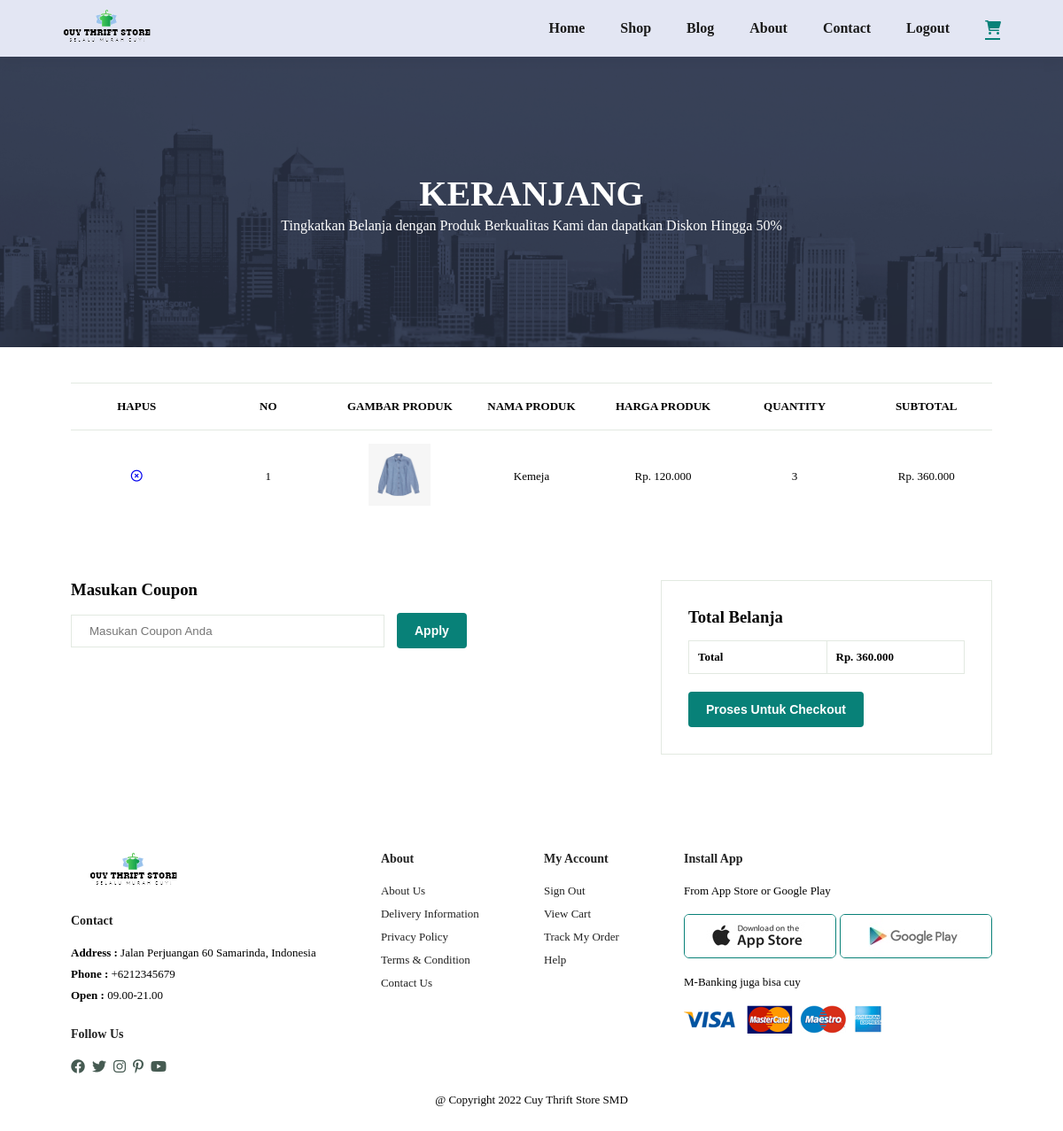
The page /user/cart_user.php (signed in) on the database as committed earlier.
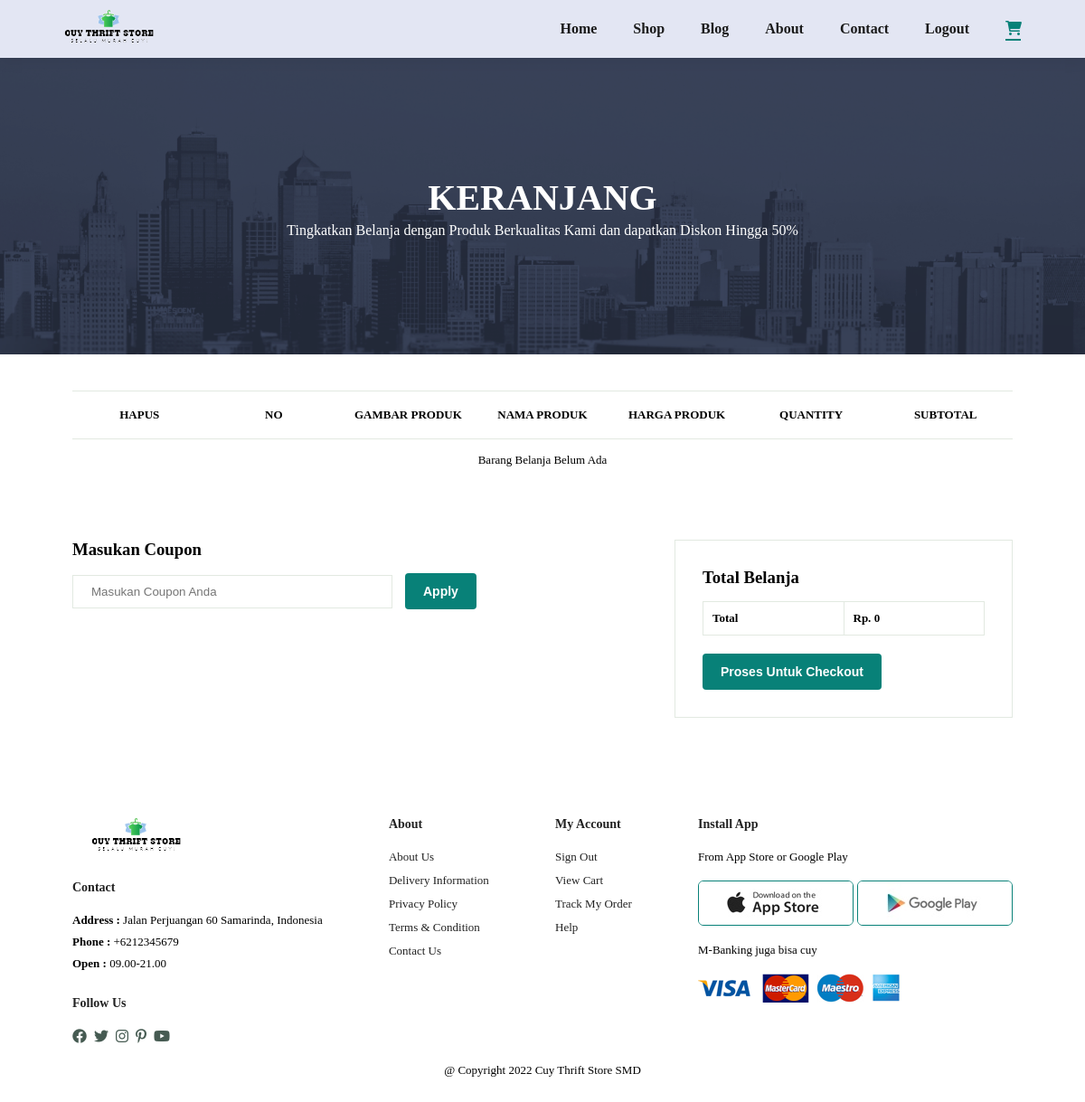
The same page on the database as committed later.
### tables this page shows
CREATE TABLE `cart` (
  `Id_Akun` int(10) NOT NULL,
  `Id_Produk` int(10) NOT NULL,
  `Quantity` int(10) NOT NULL,
  `Total_Harga` int(15) NOT NULL
);

CREATE TABLE `produk` (
  `Id_Produk` int(10) NOT NULL,
  `Nama_Produk` varchar(50) NOT NULL,
  `Gambar` varchar(255) NOT NULL,
  `Harga` int(15) NOT NULL,
  `Sisa_Stok` int(10) NOT NULL,
  `Tanggal` varchar(255) NOT NULL
);

### user/cart_user.php (the view, shortened to what the changed rows need)
<?php
    require '../koneksi.php';
    if(isset($_SESSION['login'])){
      if($_SESSION['Role'] === "user"){
        $id_akun = $_SESSION['id_akun'];
        $data = mysqli_query($conn, "SELECT * FROM cart INNER JOIN produk ON cart.Id_Produk = produk.Id_Produk WHERE Id_Akun = $id_akun");
        $total_beli = mysqli_query($conn, "SELECT SUM(Total_Harga) AS Total FROM cart WHERE Id_Akun = $id_akun");
      }else{
        header("Location: ../admin/index_admin.php");
      }
    }else{
      header("Location: ../umum/index.php");
    }
?>
<!DOCTYPE html>
<html lang="en">
<head>
    <link rel="stylesheet" href="../fontawesome/css/all.css">
    <link rel="stylesheet" href="../css/style.css">
</head>
<body>
    <section id="page-header" class="about-header">
        <h2>KERANJANG</h2>
    </section>
    <section id="cart" class="section-p1">
        <table width="100%">
            <thead>
                <tr>
                    <td>Hapus</td>
                    <td>No</td>
                    <td>Gambar Produk</td>
                    <td>Nama Produk</td>
                    <td>Harga Produk</td>
                    <td>Quantity</td>
                    <td>Subtotal</td>
                </tr>
            </thead>
            <?php
                $cek = mysqli_num_rows($data);
                if($cek == "0"){
                    echo "
                    <tr>
                        <td colspan='7' style='text-align:center;'>Barang Belanja Belum Ada</td>
                    </tr>";
                }
            ?>
            <tbody>
                <?php
                    $no = 1;
                    while($ts = mysqli_fetch_array($data)){
                ?>
                <tr>
                    <td><a href="hapus.php?id=<?php echo $ts["Id_Produk"]; ?>"><i class="far fa-times-circle"></i></a></td>
                    <td><?php echo $no; ?></td>
                    <td><img src="../img/crud/<?php echo $ts['Gambar'];?>"></td>
                    <td><?php echo $ts["Nama_Produk"];?></td>
                    <td>Rp. <?php echo number_format($ts["Harga"],0 ,",",".") ?></td>
                    <td><?php echo $ts["Quantity"];?></td>
                    <td>Rp. <?php echo number_format($ts["Total_Harga"],0 ,",",".") ?></td>
                </tr>
            <?php
                $no++;
                }
            ?>
            </tbody>
        </table>
    </section>
    <section id="cart-add" class="section-p1">
        <div id="subtotal">
            <table>
                <tr>
                    <?php $jumlah = mysqli_fetch_array($total_beli) ?>
                    <td><strong>Rp. <?php echo number_format($jumlah['Total'],0 ,",",".") ?></strong></td>
                </tr>
            </table>
        </div>
    </section>
</body>
</html>

Rows that differ between the two databases and show on the page:
removed cart: Id_Produk.Gambar (picture), Id_Produk.Nama_Produk "Kemeja", Id_Produk.Harga "120.000", Quantity "3", Total_Harga "360.000"
Other text that changed with them:
$jumlah['Total']: "360.000" → "0"
text now shown: "Barang Belanja Belum Ada"
